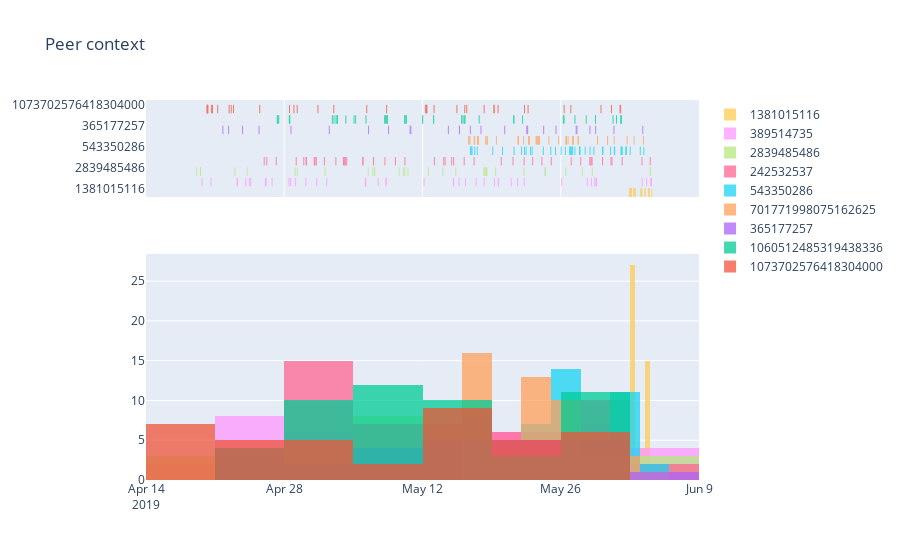

The cell this chart's notebook holds for it:
### Code cell
column_color_timelines(dataset3["peer_context"], column_name="author_id", title="Peer context")
